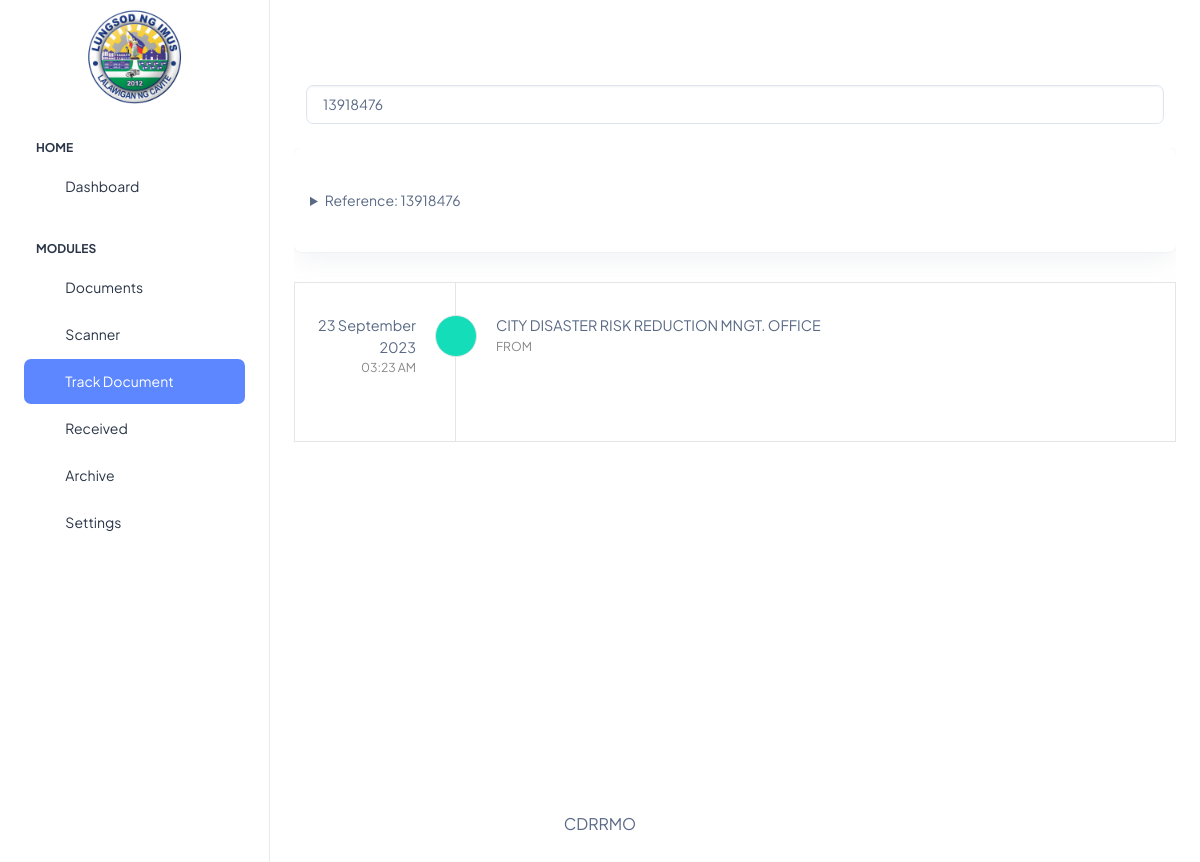
The page /portal/department/documents/track.php?reference=13918476 (signed in) on the database its author committed.
### tables this page shows
CREATE TABLE `documents` (
  `id` int(11) NOT NULL,
  `reference` varchar(45) NOT NULL,
  `sender` varchar(45) NOT NULL,
  `document` varchar(45) NOT NULL,
  `type` varchar(45) NOT NULL,
  `details` text NOT NULL,
  `status` varchar(45) NOT NULL,
  `hidden` int(11) NOT NULL,
  `date` date NOT NULL,
  `created` timestamp NOT NULL DEFAULT current_timestamp(),
  `updated` timestamp NULL DEFAULT NULL
);

CREATE TABLE `department` (
  `id` int(11) NOT NULL,
  `code` varchar(45) NOT NULL,
  `department` varchar(150) NOT NULL,
  `username` varchar(50) NOT NULL,
  `password` varchar(150) NOT NULL,
  `location` varchar(150) NOT NULL,
  `token` varchar(10) NOT NULL,
  `created` timestamp NOT NULL DEFAULT current_timestamp(),
  `updated` timestamp NULL DEFAULT NULL
);

### backend/class/Document.php (called while the page is built, shortened)
<?php
class Document
{
    private $db;
    function __construct($db)
    {
        $this->db = $db;
    }
    function OneByDepartment($code, $reference)
    {
        $sql = "select * from documents where sender = ? and reference = ?";
        $stmt = $this->db->prepare($sql);
        $stmt->bindParam(1, $code, PDO::PARAM_STR);
        $stmt->bindParam(2, $reference, PDO::PARAM_STR);
        $stmt->execute();
        $fetch = $stmt->fetch(PDO::FETCH_ASSOC);
        return $fetch;
    }
}

### backend/class/Department.php (called while the page is built, shortened)
<?php
class Department
{
    private $db;
    function __construct($db)
    {
        $this->db = $db;
    }
    function Info($value, $column = "username")
    {
        $sql = "select * from department where $column = ?";
        $stmt = $this->db->prepare($sql);
        $stmt->bindParam(1, $value, PDO::PARAM_STR);
        $stmt->execute();
        return $stmt->fetch(PDO::FETCH_ASSOC);
    }
}

### portal/department/documents/track.php (the view, shortened to what this page needs)
<?php
  include '../templates/header.php' ?>
<link rel="stylesheet" href="track.css">
<div class="container-fluid">
    <div class="container">
        <div class="row height d-flex justify-content-center align-items-center">
            <div class="search">
                <form action="track.php" method="get">
                    <input type="text" class="form-control" name="reference" value="<?= $_GET['reference'] ?? null; ?>" placeholder="Enter document reference number">
                </form>
            </div>
        </div>
    </div>
    <?php if (isset($_GET['reference'])) {
          if ($document = $Document->OneByDepartment($code, $_GET['reference'])) {
              $created = date('d F Y', strtotime($document['created']));
              $time = date('h:i A', strtotime($document['created']));
              $sender = $Department->Info($document['sender'], 'code')['department'];
              $status = $document['status'];
              $type = $document['type'];
      ?>
            <div class="container-fluid-lg" id="targetDiv">
                <div style="overflow-y:scroll; height:700px;" class="mt-4">
                    <div class="row">
                        <div class="col-md-12 col-lg-12">
                            <div id="tracking">
                                <div class="text-center card tracking-status-intransit sticky-top">
                                    <details class="m-3" align="left">
                                        <summary>Reference: <?= $_GET['reference']  ?></summary> <br />
                                        <span>From: <?= $sender ?></span> <br>
                                        <span>Status: <?= $status ?></span> <br>
                                        <span>Type: <?= $type ?></span> <br>
                                        <span>Date Created: <?= $created ?> / <?= $time ?></span> <br><br>
                                    </details>
                                </div>
                                <div class="tracking-list">
                                    <div class="tracking-item">
                                        <div class="tracking-icon status-intransit bg-success">
                                            <i class="ti ti-check fs-4"></i>
                                        </div>
                                        <div class="tracking-date"><?= $created ?><span><?= $time ?></span></div>
                                        <div class="tracking-content"><?= $sender ?><span>FROM</span> <br> </div>
                                    </div>
                                </div>
                            </div>
                        </div>
                    </div>
                </div>
            </div>
    <?php } else {
              echo "<div class='container text-center mt-4'><span>No document found. <br> <a href='add.php' title='Add a document'>Add Document?</a></span></div>";
          }
      } ?>
</div>
<?php include '../templates/footer.php'  ?>

### portal/department/documents/track.css (style rules this page uses)
#tracking { margin-bottom: 1rem }
[class*=tracking-status-] { padding: 1.6rem 0 }
.tracking-status-intransit { background-color: #ffffff }
.tracking-list { border: 1px solid #e5e5e5 }
.tracking-item { border-left: 1px solid #e5e5e5; position: relative; padding: 2rem 1.5rem .5rem 2.5rem; font-size: .9rem; margin-left: 3rem; min-height: 5rem }
.tracking-item:last-child { padding-bottom: 4rem }
.tracking-item .tracking-date { margin-bottom: .5rem }
.tracking-item .tracking-date span { color: #888; font-size: 85%; padding-left: .4rem }
.tracking-item .tracking-content { padding: .5rem .8rem; background-color: #f4f4f4; border-radius: .5rem }
.tracking-item .tracking-content span { display: block; color: #888; font-size: 85% }
.tracking-item .tracking-icon { line-height: 2.6rem; position: absolute; left: -1.3rem; width: 2.6rem; height: 2.6rem; text-align: center; border-radius: 50%; font-size: 1.1rem; background-color: #fff; color: #fff }
.tracking-item .tracking-icon.status-intransit { color: #e5e5e5; border: 1px solid #e5e5e5; font-size: .6rem }
@media (min-width:992px) { .tracking-item { margin-left: 10rem } }
@media (min-width:992px) { .tracking-item .tracking-date { position: absolute; left: -10rem; width: 7.5rem; text-align: right } }
@media (min-width:992px) { .tracking-item .tracking-date span { display: block } }
@media (min-width:992px) { .tracking-item .tracking-content { padding: 0; background-color: transparent } }

### rows shown on the page
documents: created "23 September 2023", created "03:23 AM", sender.department "CITY DISASTER RISK REDUCTION MNGT. OFFICE"

### other values the page prints
$_GET['reference'] "13918476"
$code "CDRRMO"
